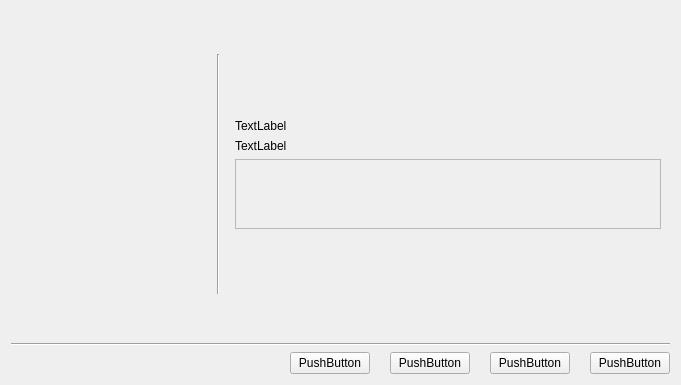
<?xml version="1.0" encoding="UTF-8"?>
<ui version="4.0">
 <class>Form</class>
 <widget class="QWidget" name="Form">
  <property name="geometry">
   <rect>
    <x>0</x>
    <y>0</y>
    <width>681</width>
    <height>385</height>
   </rect>
  </property>
  <property name="windowTitle">
   <string>Form</string>
  </property>
  <layout class="QGridLayout" name="gridLayout">
   <item row="2" column="0" colspan="3">
    <layout class="QHBoxLayout" name="horizontalLayout">
     <property name="spacing">
      <number>20</number>
     </property>
     <item>
      <spacer name="horizontalSpacer">
       <property name="orientation">
        <enum>Qt::Horizontal</enum>
       </property>
       <property name="sizeHint" stdset="0">
        <size>
         <width>198</width>
         <height>20</height>
        </size>
       </property>
      </spacer>
     </item>
     <item>
      <widget class="QPushButton" name="but_restart">
       <property name="text">
        <string>PushButton</string>
       </property>
       <property name="autoDefault">
        <bool>true</bool>
       </property>
      </widget>
     </item>
     <item>
      <widget class="QPushButton" name="but_l">
       <property name="text">
        <string>PushButton</string>
       </property>
       <property name="autoDefault">
        <bool>true</bool>
       </property>
      </widget>
     </item>
     <item>
      <widget class="QPushButton" name="but_r">
       <property name="text">
        <string>PushButton</string>
       </property>
       <property name="autoDefault">
        <bool>true</bool>
       </property>
      </widget>
     </item>
     <item>
      <widget class="QPushButton" name="but_finish">
       <property name="text">
        <string>PushButton</string>
       </property>
       <property name="autoDefault">
        <bool>true</bool>
       </property>
      </widget>
     </item>
    </layout>
   </item>
   <item row="1" column="0" colspan="3">
    <widget class="Line" name="line">
     <property name="orientation">
      <enum>Qt::Horizontal</enum>
     </property>
    </widget>
   </item>
   <item row="0" column="2">
    <widget class="QStackedWidget" name="stack">
     <property name="styleSheet">
      <string notr="true">#lab_finish1,#lab_intro1,#lab_wait1,#lab_data1
{
	color: rgb(96,96,96);
	font-size:16px;
	font-weight:bold;
}</string>
     </property>
     <property name="currentIndex">
      <number>4</number>
     </property>
     <widget class="QWidget" name="p_intro">
      <layout class="QVBoxLayout" name="verticalLayout_4">
       <item>
        <spacer name="verticalSpacer_7">
         <property name="orientation">
          <enum>Qt::Vertical</enum>
         </property>
         <property name="sizeHint" stdset="0">
          <size>
           <width>20</width>
           <height>127</height>
          </size>
         </property>
        </spacer>
       </item>
       <item>
        <widget class="QLabel" name="lab_intro1">
         <property name="text">
          <string>TextLabel</string>
         </property>
        </widget>
       </item>
       <item>
        <widget class="QLabel" name="lab_intro2">
         <property name="text">
          <string>TextLabel</string>
         </property>
        </widget>
       </item>
       <item>
        <spacer name="verticalSpacer_8">
         <property name="orientation">
          <enum>Qt::Vertical</enum>
         </property>
         <property name="sizeHint" stdset="0">
          <size>
           <width>20</width>
           <height>127</height>
          </size>
         </property>
        </spacer>
       </item>
      </layout>
     </widget>
     <widget class="QWidget" name="p_wait">
      <layout class="QVBoxLayout" name="verticalLayout_3">
       <item>
        <spacer name="verticalSpacer_5">
         <property name="orientation">
          <enum>Qt::Vertical</enum>
         </property>
         <property name="sizeHint" stdset="0">
          <size>
           <width>20</width>
           <height>110</height>
          </size>
         </property>
        </spacer>
       </item>
       <item>
        <widget class="QLabel" name="lab_wait1">
         <property name="text">
          <string>TextLabel</string>
         </property>
        </widget>
       </item>
       <item>
        <widget class="QLabel" name="lab_wait2">
         <property name="text">
          <string>TextLabel</string>
         </property>
        </widget>
       </item>
       <item>
        <widget class="QFrame" name="f_pi">
         <property name="minimumSize">
          <size>
           <width>0</width>
           <height>70</height>
          </size>
         </property>
         <property name="frameShape">
          <enum>QFrame::StyledPanel</enum>
         </property>
         <property name="frameShadow">
          <enum>QFrame::Raised</enum>
         </property>
        </widget>
       </item>
       <item>
        <widget class="QLabel" name="lab_wait3">
         <property name="text">
          <string>TextLabel</string>
         </property>
         <property name="alignment">
          <set>Qt::AlignCenter</set>
         </property>
        </widget>
       </item>
       <item>
        <spacer name="verticalSpacer_6">
         <property name="orientation">
          <enum>Qt::Vertical</enum>
         </property>
         <property name="sizeHint" stdset="0">
          <size>
           <width>20</width>
           <height>110</height>
          </size>
         </property>
        </spacer>
       </item>
      </layout>
     </widget>
     <widget class="QWidget" name="p_data">
      <layout class="QVBoxLayout" name="verticalLayout_2">
       <item>
        <spacer name="verticalSpacer_3">
         <property name="orientation">
          <enum>Qt::Vertical</enum>
         </property>
         <property name="sizeHint" stdset="0">
          <size>
           <width>20</width>
           <height>118</height>
          </size>
         </property>
        </spacer>
       </item>
       <item>
        <widget class="QLabel" name="lab_data1">
         <property name="text">
          <string>Data</string>
         </property>
        </widget>
       </item>
       <item>
        <widget class="QLabel" name="lab_data2">
         <property name="text">
          <string>TextLabel</string>
         </property>
        </widget>
       </item>
       <item>
        <widget class="QLabel" name="lab_version">
         <property name="text">
          <string>TextLabel</string>
         </property>
         <property name="wordWrap">
          <bool>true</bool>
         </property>
        </widget>
       </item>
       <item>
        <spacer name="verticalSpacer_4">
         <property name="orientation">
          <enum>Qt::Vertical</enum>
         </property>
         <property name="sizeHint" stdset="0">
          <size>
           <width>20</width>
           <height>118</height>
          </size>
         </property>
        </spacer>
       </item>
      </layout>
     </widget>
     <widget class="QWidget" name="p_finish">
      <layout class="QVBoxLayout" name="verticalLayout">
       <item>
        <spacer name="verticalSpacer">
         <property name="orientation">
          <enum>Qt::Vertical</enum>
         </property>
         <property name="sizeHint" stdset="0">
          <size>
           <width>20</width>
           <height>118</height>
          </size>
         </property>
        </spacer>
       </item>
       <item>
        <widget class="QLabel" name="lab_finish1">
         <property name="text">
          <string>固件信息</string>
         </property>
        </widget>
       </item>
       <item>
        <widget class="QLabel" name="lab_finish2">
         <property name="text">
          <string>finish</string>
         </property>
         <property name="wordWrap">
          <bool>true</bool>
         </property>
        </widget>
       </item>
       <item>
        <widget class="QLabel" name="lab_finish3">
         <property name="text">
          <string>finish</string>
         </property>
         <property name="wordWrap">
          <bool>true</bool>
         </property>
        </widget>
       </item>
       <item>
        <spacer name="verticalSpacer_2">
         <property name="orientation">
          <enum>Qt::Vertical</enum>
         </property>
         <property name="sizeHint" stdset="0">
          <size>
           <width>20</width>
           <height>118</height>
          </size>
         </property>
        </spacer>
       </item>
      </layout>
     </widget>
     <widget class="QWidget" name="p_update">
      <layout class="QVBoxLayout" name="verticalLayout_5">
       <item>
        <spacer name="verticalSpacer_9">
         <property name="orientation">
          <enum>Qt::Vertical</enum>
         </property>
         <property name="sizeHint" stdset="0">
          <size>
           <width>20</width>
           <height>40</height>
          </size>
         </property>
        </spacer>
       </item>
       <item>
        <widget class="QLabel" name="lab_update1">
         <property name="text">
          <string>TextLabel</string>
         </property>
        </widget>
       </item>
       <item>
        <widget class="QLabel" name="lab_update2">
         <property name="text">
          <string>TextLabel</string>
         </property>
        </widget>
       </item>
       <item>
        <widget class="QFrame" name="f_pi_2">
         <property name="minimumSize">
          <size>
           <width>0</width>
           <height>70</height>
          </size>
         </property>
         <property name="frameShape">
          <enum>QFrame::StyledPanel</enum>
         </property>
         <property name="frameShadow">
          <enum>QFrame::Raised</enum>
         </property>
        </widget>
       </item>
       <item>
        <spacer name="verticalSpacer_10">
         <property name="orientation">
          <enum>Qt::Vertical</enum>
         </property>
         <property name="sizeHint" stdset="0">
          <size>
           <width>20</width>
           <height>40</height>
          </size>
         </property>
        </spacer>
       </item>
      </layout>
     </widget>
     <widget class="QWidget" name="p_restart">
      <layout class="QVBoxLayout" name="verticalLayout_6">
       <item>
        <spacer name="verticalSpacer_11">
         <property name="orientation">
          <enum>Qt::Vertical</enum>
         </property>
         <property name="sizeHint" stdset="0">
          <size>
           <width>20</width>
           <height>40</height>
          </size>
         </property>
        </spacer>
       </item>
       <item>
        <widget class="QLabel" name="lab_restart1">
         <property name="text">
          <string>TextLabel</string>
         </property>
        </widget>
       </item>
       <item>
        <widget class="QLabel" name="lab_restart2">
         <property name="text">
          <string>TextLabel</string>
         </property>
        </widget>
       </item>
       <item>
        <widget class="QFrame" name="f_pi_3">
         <property name="minimumSize">
          <size>
           <width>0</width>
           <height>70</height>
          </size>
         </property>
         <property name="frameShape">
          <enum>QFrame::StyledPanel</enum>
         </property>
         <property name="frameShadow">
          <enum>QFrame::Raised</enum>
         </property>
        </widget>
       </item>
       <item>
        <spacer name="verticalSpacer_12">
         <property name="orientation">
          <enum>Qt::Vertical</enum>
         </property>
         <property name="sizeHint" stdset="0">
          <size>
           <width>20</width>
           <height>40</height>
          </size>
         </property>
        </spacer>
       </item>
      </layout>
     </widget>
    </widget>
   </item>
   <item row="0" column="0">
    <widget class="QFrame" name="f_anim">
     <property name="minimumSize">
      <size>
       <width>200</width>
       <height>0</height>
      </size>
     </property>
     <property name="frameShape">
      <enum>QFrame::NoFrame</enum>
     </property>
     <property name="frameShadow">
      <enum>QFrame::Plain</enum>
     </property>
    </widget>
   </item>
   <item row="0" column="1">
    <widget class="Line" name="line_2">
     <property name="maximumSize">
      <size>
       <width>16777215</width>
       <height>240</height>
      </size>
     </property>
     <property name="orientation">
      <enum>Qt::Vertical</enum>
     </property>
    </widget>
   </item>
  </layout>
 </widget>
 <resources/>
 <connections/>
</ui>
